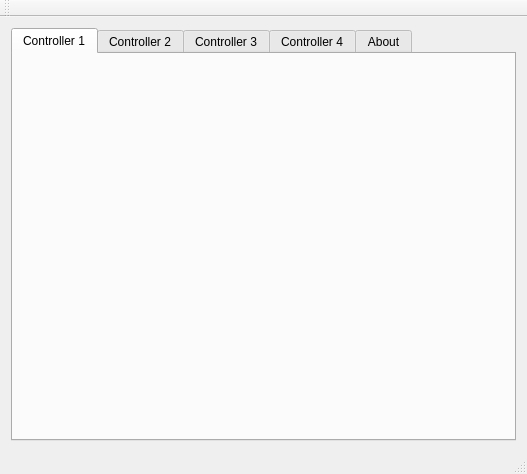
<?xml version="1.0" encoding="UTF-8"?>
<ui version="4.0">
 <class>GamepadDisplay</class>
 <widget class="QMainWindow" name="GamepadDisplay">
  <property name="geometry">
   <rect>
    <x>0</x>
    <y>0</y>
    <width>460</width>
    <height>200</height>
   </rect>
  </property>
  <property name="sizePolicy">
   <sizepolicy hsizetype="Fixed" vsizetype="Fixed">
    <horstretch>0</horstretch>
    <verstretch>0</verstretch>
   </sizepolicy>
  </property>
  <property name="maximumSize">
   <size>
    <width>460</width>
    <height>200</height>
   </size>
  </property>
  <property name="windowTitle">
   <string>Simple Xbox 360 Controller Tester</string>
  </property>
  <property name="windowIcon">
   <iconset resource="resources.qrc">
    <normaloff>:/xb360controllerIcon</normaloff>:/xb360controllerIcon</iconset>
  </property>
  <widget class="QWidget" name="centralWidget">
   <layout class="QGridLayout" name="gridLayout">
    <item row="0" column="0">
     <widget class="QTabWidget" name="tabWidget">
      <property name="sizePolicy">
       <sizepolicy hsizetype="Fixed" vsizetype="Fixed">
        <horstretch>0</horstretch>
        <verstretch>0</verstretch>
       </sizepolicy>
      </property>
      <property name="minimumSize">
       <size>
        <width>0</width>
        <height>0</height>
       </size>
      </property>
      <property name="tabPosition">
       <enum>QTabWidget::North</enum>
      </property>
      <property name="tabShape">
       <enum>QTabWidget::Rounded</enum>
      </property>
      <property name="currentIndex">
       <number>0</number>
      </property>
      <property name="elideMode">
       <enum>Qt::ElideNone</enum>
      </property>
      <property name="documentMode">
       <bool>false</bool>
      </property>
      <property name="tabsClosable">
       <bool>false</bool>
      </property>
      <property name="movable">
       <bool>false</bool>
      </property>
      <widget class="GamepadDisplay" name="tab1">
       <attribute name="icon">
        <iconset resource="resources.qrc">
         <normaloff>:/iconController1</normaloff>:/iconController1</iconset>
       </attribute>
       <attribute name="title">
        <string>Controller 1</string>
       </attribute>
      </widget>
      <widget class="GamepadDisplay" name="tab2">
       <attribute name="icon">
        <iconset resource="resources.qrc">
         <normaloff>:/iconController2</normaloff>:/iconController2</iconset>
       </attribute>
       <attribute name="title">
        <string>Controller 2</string>
       </attribute>
      </widget>
      <widget class="GamepadDisplay" name="tab3">
       <attribute name="icon">
        <iconset resource="resources.qrc">
         <normaloff>:/iconController3</normaloff>:/iconController3</iconset>
       </attribute>
       <attribute name="title">
        <string>Controller 3</string>
       </attribute>
      </widget>
      <widget class="GamepadDisplay" name="tab4">
       <attribute name="icon">
        <iconset resource="resources.qrc">
         <normaloff>:/iconController4</normaloff>:/iconController4</iconset>
       </attribute>
       <attribute name="title">
        <string>Controller 4</string>
       </attribute>
      </widget>
      <widget class="QWidget" name="tab5">
       <attribute name="title">
        <string>About</string>
       </attribute>
       <layout class="QGridLayout" name="gridLayout_2">
        <item row="0" column="0">
         <widget class="QLabel" name="labelAbout">
          <property name="text">
           <string>&lt;!DOCTYPE HTML PUBLIC &quot;-//W3C//DTD HTML 4.0//EN&quot; &quot;http://www.w3.org/TR/REC-html40/strict.dtd&quot;&gt;
&lt;html&gt;&lt;head&gt;&lt;meta name=&quot;qrichtext&quot; content=&quot;1&quot; /&gt;&lt;style type=&quot;text/css&quot;&gt;
p, li { white-space: pre-wrap; }
&lt;/style&gt;&lt;/head&gt;&lt;body style=&quot; font-family:'MS Shell Dlg 2'; font-size:8.25pt; font-weight:400; font-style:normal;&quot;&gt;
&lt;p align=&quot;center&quot; style=&quot; margin-top:0px; margin-bottom:0px; margin-left:0px; margin-right:0px; -qt-block-indent:0; text-indent:0px;&quot;&gt;&lt;span style=&quot; font-size:16pt;&quot;&gt;Simple Xbox 360 Controller Tester&lt;/span&gt;&lt;/p&gt;
&lt;p style=&quot;-qt-paragraph-type:empty; margin-top:0px; margin-bottom:0px; margin-left:0px; margin-right:0px; -qt-block-indent:0; text-indent:0px; font-size:8pt;&quot;&gt;&lt;/p&gt;
&lt;p style=&quot; margin-top:0px; margin-bottom:0px; margin-left:0px; margin-right:0px; -qt-block-indent:0; text-indent:0px;&quot;&gt;&lt;span style=&quot; font-size:8pt;&quot;&gt;This program is a show case for my &lt;/span&gt;&lt;a href=&quot;https://gitorious.org/simple-xbox-360-controller&quot;&gt;&lt;span style=&quot; font-size:8pt; text-decoration: underline; color:#0000ff;&quot;&gt;Simple Xbox 360 Controller&lt;/span&gt;&lt;/a&gt;&lt;span style=&quot; font-size:8pt;&quot;&gt; library, and allow you to simply test any Xbox 360 controller.&lt;/span&gt;&lt;/p&gt;
&lt;p style=&quot;-qt-paragraph-type:empty; margin-top:0px; margin-bottom:0px; margin-left:0px; margin-right:0px; -qt-block-indent:0; text-indent:0px; font-size:8pt;&quot;&gt;&lt;/p&gt;
&lt;p style=&quot; margin-top:0px; margin-bottom:0px; margin-left:0px; margin-right:0px; -qt-block-indent:0; text-indent:0px;&quot;&gt;&lt;span style=&quot; font-size:8pt;&quot;&gt;To start, connect a Xbox 360 Controller to your computer.&lt;/span&gt;&lt;/p&gt;
&lt;p style=&quot;-qt-paragraph-type:empty; margin-top:0px; margin-bottom:0px; margin-left:0px; margin-right:0px; -qt-block-indent:0; text-indent:0px; font-size:8pt;&quot;&gt;&lt;/p&gt;
&lt;p style=&quot;-qt-paragraph-type:empty; margin-top:0px; margin-bottom:0px; margin-left:0px; margin-right:0px; -qt-block-indent:0; text-indent:0px; font-size:8pt;&quot;&gt;&lt;/p&gt;
&lt;p style=&quot;-qt-paragraph-type:empty; margin-top:0px; margin-bottom:0px; margin-left:0px; margin-right:0px; -qt-block-indent:0; text-indent:0px; font-size:8pt;&quot;&gt;&lt;/p&gt;
&lt;p align=&quot;center&quot; style=&quot; margin-top:0px; margin-bottom:0px; margin-left:0px; margin-right:0px; -qt-block-indent:0; text-indent:0px;&quot;&gt;&lt;span style=&quot; font-size:16pt;&quot;&gt;Disclaimer and legal stuffs&lt;/span&gt;&lt;/p&gt;
&lt;p align=&quot;center&quot; style=&quot;-qt-paragraph-type:empty; margin-top:0px; margin-bottom:0px; margin-left:0px; margin-right:0px; -qt-block-indent:0; text-indent:0px; font-size:16pt;&quot;&gt;&lt;/p&gt;
&lt;p style=&quot; margin-top:0px; margin-bottom:0px; margin-left:0px; margin-right:0px; -qt-block-indent:0; text-indent:0px;&quot;&gt;&lt;span style=&quot; font-size:8pt;&quot;&gt;This application and the SimpleXbox360Controller library are provided without any guaranties. You are solely responsible in the (very unlikely) event anything wrong happens. (This includes Resonance Cascade, of course ! )&lt;/span&gt;&lt;/p&gt;
&lt;p style=&quot;-qt-paragraph-type:empty; margin-top:0px; margin-bottom:0px; margin-left:0px; margin-right:0px; -qt-block-indent:0; text-indent:0px; font-size:8pt;&quot;&gt;&lt;/p&gt;
&lt;p style=&quot; margin-top:0px; margin-bottom:0px; margin-left:0px; margin-right:0px; -qt-block-indent:0; text-indent:0px;&quot;&gt;&lt;span style=&quot; font-size:8pt;&quot;&gt;This application was designed by Pila, under GPL license.&lt;/span&gt;&lt;/p&gt;
&lt;p style=&quot;-qt-paragraph-type:empty; margin-top:0px; margin-bottom:0px; margin-left:0px; margin-right:0px; -qt-block-indent:0; text-indent:0px; font-size:8pt;&quot;&gt;&lt;/p&gt;
&lt;p style=&quot; margin-top:0px; margin-bottom:0px; margin-left:0px; margin-right:0px; -qt-block-indent:0; text-indent:0px;&quot;&gt;&lt;span style=&quot; font-size:8pt;&quot;&gt;The SimpleXbox360Controller library was also designed by Pila, under LGPL license.&lt;/span&gt;&lt;/p&gt;
&lt;p style=&quot;-qt-paragraph-type:empty; margin-top:0px; margin-bottom:0px; margin-left:0px; margin-right:0px; -qt-block-indent:0; text-indent:0px; font-size:8pt;&quot;&gt;&lt;/p&gt;
&lt;p style=&quot; margin-top:0px; margin-bottom:0px; margin-left:0px; margin-right:0px; -qt-block-indent:0; text-indent:0px;&quot;&gt;&lt;span style=&quot; font-size:8pt;&quot;&gt;The background image and icon of  the program are free images :&lt;/span&gt;&lt;/p&gt;
&lt;p style=&quot; margin-top:0px; margin-bottom:0px; margin-left:0px; margin-right:0px; -qt-block-indent:0; text-indent:0px;&quot;&gt;&lt;span style=&quot; font-size:8pt;&quot;&gt;xbox 360 controller picture from &lt;/span&gt;&lt;a href=&quot;http://www.spyparty.com/2010/08/30/have-an-alpha-masked-xbox-360-controller-on-me/comment-page-1/?replytocom=5573&quot;&gt;&lt;span style=&quot; font-size:8pt; text-decoration: underline; color:#0000ff;&quot;&gt;spyparty.com&lt;/span&gt;&lt;/a&gt;&lt;/p&gt;
&lt;p style=&quot; margin-top:0px; margin-bottom:0px; margin-left:0px; margin-right:0px; -qt-block-indent:0; text-indent:0px;&quot;&gt;&lt;span style=&quot; font-size:8pt;&quot;&gt;xbox 360 controller icon from SvenGraph &lt;/span&gt;&lt;a href=&quot;http://www.svengraph.net&quot;&gt;&lt;span style=&quot; font-size:8pt; text-decoration: underline; color:#0000ff;&quot;&gt;http://www.svengraph.net&lt;/span&gt;&lt;/a&gt;&lt;/p&gt;
&lt;p style=&quot;-qt-paragraph-type:empty; margin-top:0px; margin-bottom:0px; margin-left:0px; margin-right:0px; -qt-block-indent:0; text-indent:0px; font-size:8pt;&quot;&gt;&lt;/p&gt;
&lt;p style=&quot; margin-top:0px; margin-bottom:0px; margin-left:0px; margin-right:0px; -qt-block-indent:0; text-indent:0px;&quot;&gt;&lt;span style=&quot; font-size:8pt;&quot;&gt;For more information :&lt;/span&gt;&lt;/p&gt;
&lt;p style=&quot; margin-top:0px; margin-bottom:0px; margin-left:0px; margin-right:0px; -qt-block-indent:0; text-indent:0px;&quot;&gt;&lt;a href=&quot;https://gitorious.org/simple-xbox-360-controller&quot;&gt;&lt;span style=&quot; font-size:8pt; text-decoration: underline; color:#0000ff;&quot;&gt;Gitorious.org : Simple Xbox 360 Controller&lt;/span&gt;&lt;/a&gt;&lt;/p&gt;&lt;/body&gt;&lt;/html&gt;</string>
          </property>
          <property name="wordWrap">
           <bool>true</bool>
          </property>
         </widget>
        </item>
       </layout>
      </widget>
     </widget>
    </item>
   </layout>
  </widget>
  <widget class="QMenuBar" name="menuBar">
   <property name="geometry">
    <rect>
     <x>0</x>
     <y>0</y>
     <width>460</width>
     <height>21</height>
    </rect>
   </property>
  </widget>
  <widget class="QToolBar" name="mainToolBar">
   <attribute name="toolBarArea">
    <enum>TopToolBarArea</enum>
   </attribute>
   <attribute name="toolBarBreak">
    <bool>false</bool>
   </attribute>
  </widget>
  <widget class="QStatusBar" name="statusBar"/>
 </widget>
 <layoutdefault spacing="6" margin="11"/>
 <customwidgets>
  <customwidget>
   <class>GamepadDisplay</class>
   <extends>QWidget</extends>
   <header>gamepaddisplay.h</header>
   <container>1</container>
  </customwidget>
 </customwidgets>
 <resources>
  <include location="resources.qrc"/>
 </resources>
 <connections/>
</ui>
